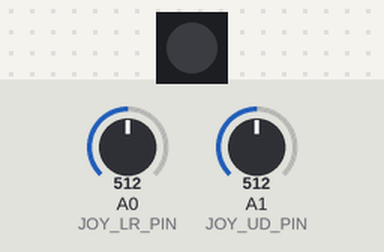
Bench run of a sketch on a simulated Arduino Uno, built with avr-gcc and run on an emulated ATmega328P. Shown: 1 RGB LEDs in strip order, left to right. The inputs (shaded band) are chosen by the test bench; at power-on: A0 (JOY_LR_PIN) = 512, A1 (JOY_UD_PIN) = 512. Dim RGB values are drawn brighter than linear.

Above: at 1.2 s.
1.3 s: A0 (JOY_LR_PIN) set to 480
At 2.1 s:
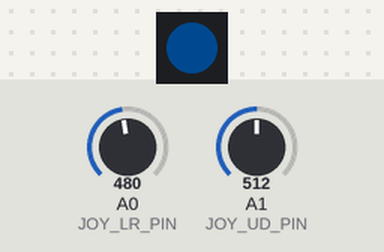
2.8 s: A1 (JOY_UD_PIN) set to 497
At 3.3 s:
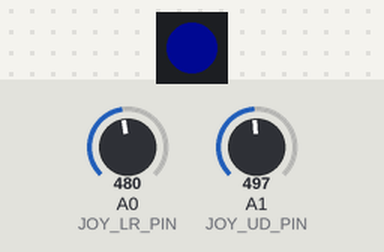
4.3 s: A1 (JOY_UD_PIN) set to 306
At 5.5 s:
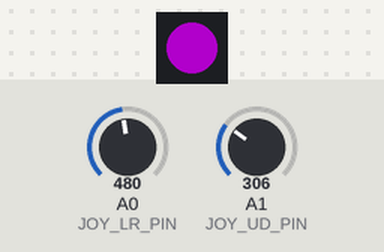
5.8 s: A0 (JOY_LR_PIN) set to 559
At 6.7 s:
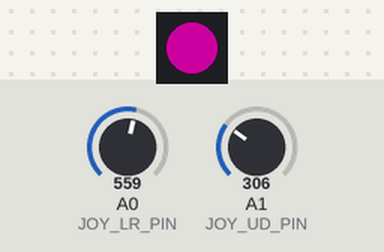
7.3 s: A0 (JOY_LR_PIN) set to 584
At 7.9 s:
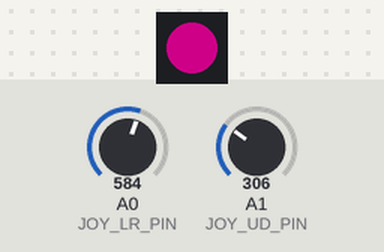
8.8 s: A1 (JOY_UD_PIN) set to 369
At 10.0 s:
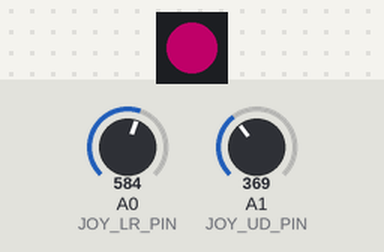
10.3 s: A1 (JOY_UD_PIN) set to 396
Timing chart, 0 to 12.8 s (numbered marks = the images above; inputs shaded):
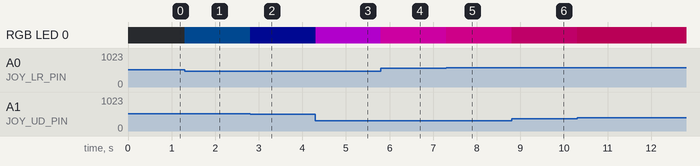

Measured:
- after the input at 1.3 s, RGB LED 0: off → RGB(0, 8, 16) at once
- after the input at 2.8 s, RGB LED 0: RGB(0, 8, 16) → RGB(0, 1, 18) at once
- after the input at 4.3 s, RGB LED 0: RGB(0, 1, 18) → RGB(94, 0, 108) at once
- after the input at 5.8 s, RGB LED 0: RGB(94, 0, 108) → RGB(109, 0, 86) at once
- after the input at 7.3 s, RGB LED 0: RGB(109, 0, 86) → RGB(113, 0, 75) at once
- after the input at 8.8 s, RGB LED 0: RGB(113, 0, 75) → RGB(83, 0, 45) at once
- after the input at 10.3 s, RGB LED 0: RGB(83, 0, 45) → RGB(71, 0, 33) at once

The sketch:

joyled.ino
```cpp
#include <Adafruit_NeoPixel.h>

#define JOY_LR_PIN  A0
#define JOY_UD_PIN  A1

#define LED_PIN 12
#define MAX_BRIGHTNESS 255 //Define brightness between 0 and 255
#define SATURATION 1.0
int calLR,calUD;

Adafruit_NeoPixel leds = Adafruit_NeoPixel(1,LED_PIN,NEO_GRB + NEO_KHZ800);

void setup() {
  calLR = -1*analogRead(JOY_LR_PIN) + 512;
  calUD = -1*analogRead(JOY_UD_PIN) + 512;
  leds.begin();
}

void loop() {
  int lr = (analogRead(JOY_LR_PIN) - 512) + calLR;
  int ud = (analogRead(JOY_UD_PIN) - 512) + calUD;
  if(zero(lr,ud)){
    lr = 0; ud = 1;
  }

  calculateRGB(lr,ud);
}

bool zero(int lr, int ud){
  return (  -20 < ud && ud < 20  && -20 < lr && lr < 20);
}

void calculateRGB(int lr, int ud){
  //HSV to RGB color conversion: http://stackoverflow.com/a/6930407

  double hue = rad2deg(getQuadrant(lr,ud) + atan(lr/ ((float)ud)));
  double value = (min(490,sqrt(pow(lr,2) +pow(ud,2)))/490.0)*MAX_BRIGHTNESS;

  double       p, q, t, ff;
  int r,g,b;
  long        i;

   hue /= 60.0;
   i = (long)hue;
   ff = hue - i;
   p = value * (1.0 - SATURATION);
   q = value * (1.0 - (SATURATION * ff));
   t = value * (1.0 - (SATURATION * (1.0 - ff)));

   switch(i) {
   case 0:
       r = value;
       g = t;
       b = p;
       break;
   case 1:
       r = q;
       g = value;
       b = p;
       break;
   case 2:
       r = p;
       g = value;
       b = t;
       break;

   case 3:
       r = p;
       g = q;
       b = value;
       break;
   case 4:
       r = t;
       g = p;
       b = value;
       break;
   case 5:
   default:
       r = value;
       g = p;
       b = q;
       break;
   }
   leds.setPixelColor(0, leds.Color(g,r,b));
   leds.show();
}

double getQuadrant(int lr, int ud){
  if(lr < 0 && ud >= 0){
    return 2*PI;
  }else if(ud < 0){
    return PI;
  } else if(lr < 0 && ud ==0){
    return PI;
  }else {
    return 0.0;
  }
}

int rad2deg(float rad){
  return (rad/(2*PI))*360;
}
```
